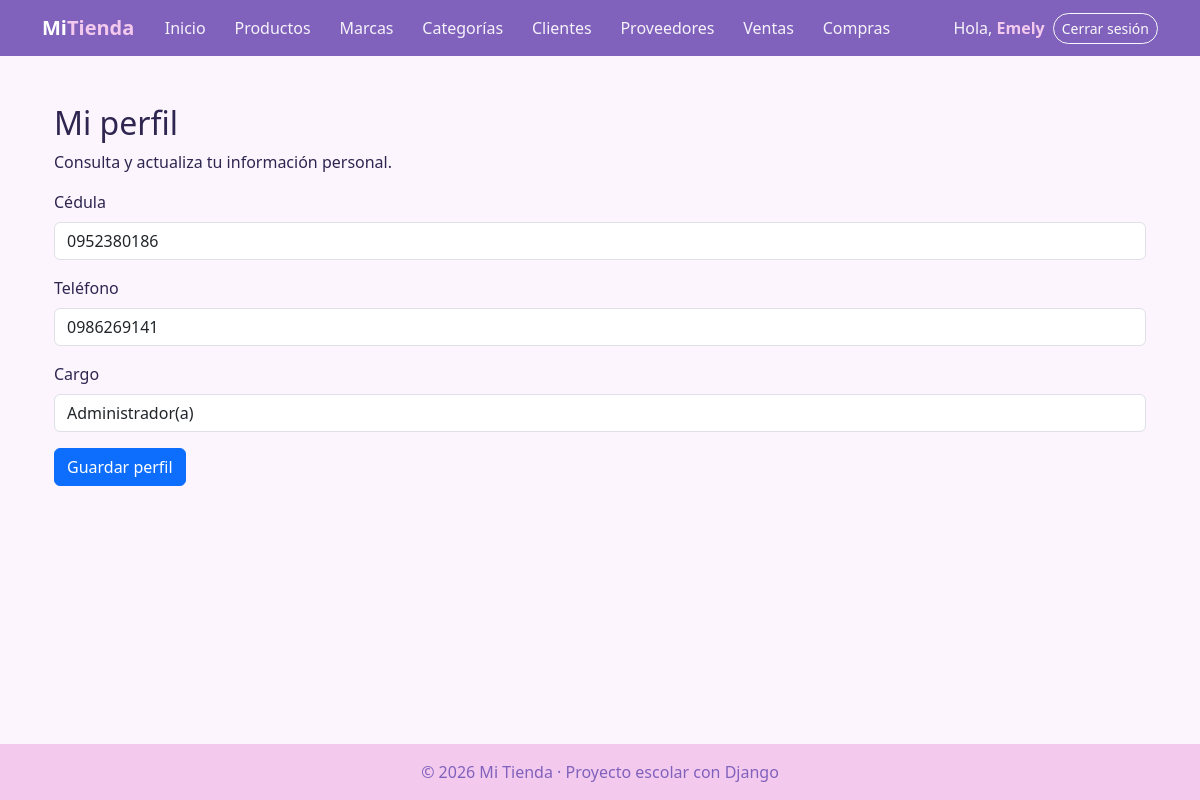
Page /facturacion/mi-perfil/ (signed in) on the committed database.
### facturacion/models.py (models this page shows, shortened)
class ModeloBase(models.Model):
    user = models.ForeignKey(                    # 1:N con User: un usuario registra muchos registros
        User,
        on_delete=models.SET_NULL,               # Si borran al usuario, el registro se queda con user vacío
        null=True,                               # SET_NULL necesita que la columna acepte NULL
        blank=True,
        editable=False,                          # No aparece en formularios: lo llena la VISTA, no la persona
        related_name="%(class)s_registrados",    # %(class)s = nombre del modelo → user.producto_registrados
        verbose_name="Registrado por",
    )
    fecha_creacion = models.DateTimeField("Fecha de creación", auto_now_add=True)   # Se llena sola al CREAR
    fecha_modificacion = models.DateTimeField("Última modificación", auto_now=True) # Se actualiza sola en CADA save()
    class Meta:
        abstract = True                          # ← LA CLAVE: modelo "molde", sin tabla propia

class Perfil(ModeloBase):
    usuario = models.OneToOneField(User, on_delete=models.CASCADE, related_name="perfil")
    cedula = models.CharField("Cédula", max_length=10, blank=True)
    telefono = models.CharField("Teléfono", max_length=15, blank=True)
    cargo = models.CharField(max_length=50, blank=True)
    class Meta:
        verbose_name = "Perfil"
        verbose_name_plural = "Perfiles"

### facturacion/views.py (the view, shortened to what this page needs)
# urls.py: path("mi-perfil/", views.MiPerfilView.as_view(), name="mi_perfil"),
class MiPerfilView(LoginRequiredMixin, UsuarioRegistroMixin, SuccessMessageMixin, UpdateView):
    model = Perfil
    form_class = PerfilForm
    template_name = "facturacion/perfil_form.html"
    success_url = reverse_lazy("facturacion:mi_perfil")    # vuelve a la misma página
    success_message = "Tu perfil se actualizó."
    extra_context = {"titulo": "Mi perfil", "boton": "Guardar perfil"}
    def get_object(self, queryset=None):                   # en vez de buscar por pk...
        perfil, creado = Perfil.objects.get_or_create(usuario=self.request.user)   # ...el del usuario conectado
        return perfil

### facturacion/forms.py (shortened to what this page needs)
class PerfilForm(forms.ModelForm):
    class Meta:
        model = Perfil
        fields = ["cedula", "telefono", "cargo"]            # "usuario" no se edita: es el usuario conectado
        widgets = {
            "cedula": forms.TextInput(attrs={"class": "form-control", "maxlength": "10"}),
            "telefono": forms.TextInput(attrs={"class": "form-control"}),
            "cargo": forms.TextInput(attrs={"class": "form-control"}),
        }

### facturacion/templates/facturacion/perfil_form.html (shortened to what this page needs)
{% extends "base.html" %}
{% block contenido %}
<div class="container mt-4">
    <h2>{{ titulo }}</h2>
    <p>Consulta y actualiza tu información personal.</p>
    <form method="POST">
        {% for campo in form %}
            <div class="mb-3">
                <label class="form-label">{{ campo.label }}</label>
                {{ campo }}
            </div>
        {% endfor %}
        <button type="submit" class="btn btn-primary">
            {{ boton }}
        </button>
    </form>
</div>
{% endblock %}

### templates/base.html (shortened to what this page needs)
{% load static %}
<!DOCTYPE html>
<html lang="es">
<head>
    <link href="https://cdn.jsdelivr.net/npm/bootstrap@5.3.3/dist/css/bootstrap.min.css" rel="stylesheet">
    <link rel="stylesheet" href="{% static 'css/estilos.css' %}?v=5">
</head>
<body>
    <nav class="navbar navbar-expand-lg navbar-dark barra">
        <div class="container">
            <a class="navbar-brand fw-bold" href="{% url 'home' %}">Mi<span class="text-warning">Tienda</span></a>
            <div class="collapse navbar-collapse" id="menu">
                <ul class="navbar-nav me-auto">
                    <li class="nav-item"><a class="nav-link" href="{% url 'home' %}">Inicio</a></li>
                    {% if user.is_authenticated %}
                        <li class="nav-item"><a class="nav-link" href="{% url 'facturacion:producto_lista' %}">Productos</a></li>
                        <li class="nav-item"><a class="nav-link" href="{% url 'facturacion:marca_lista' %}">Marcas</a></li>
                        <li class="nav-item"><a class="nav-link" href="{% url 'facturacion:categoria_lista' %}">Categorías</a></li>
                        <li class="nav-item"><a class="nav-link" href="{% url 'facturacion:cliente_lista' %}">Clientes</a></li>
                        <li class="nav-item"><a class="nav-link" href="{% url 'facturacion:proveedor_lista' %}">Proveedores</a></li>
                        <li class="nav-item"><a class="nav-link" href="{% url 'facturacion:venta_lista' %}">Ventas</a></li>
                        <li class="nav-item"><a class="nav-link" href="{% url 'facturacion:compra_lista' %}">Compras</a></li>
                    {% endif %}
                </ul>
                <ul class="navbar-nav align-items-lg-center gap-2">
                    {% if user.is_authenticated %}
                        <li class="nav-item navbar-text">Hola, <a href="{% url 'facturacion:mi_perfil' %}" class="text-warning fw-bold text-decoration-none">{{ user.username }}</a></li>
                        <li class="nav-item">
                            <form method="post" action="{% url 'logout' %}" class="m-0">
                                <button type="submit" class="btn btn-sm btn-outline-light">Cerrar sesión</button>
                            </form>
                        </li>
                    {% else %}
                        <li class="nav-item"><a class="nav-link" href="{% url 'login' %}">Ingresar</a></li>
                        <li class="nav-item"><a class="btn btn-sm btn-warning" href="{% url 'registro' %}">Crear cuenta</a></li>
                    {% endif %}
                </ul>
            </div>
        </div>
    </nav>
    <main class="container py-4">
        {% block contenido %}{% endblock %}
    </main>
    <footer class="pie text-center py-3">© 2026 Mi Tienda · Proyecto escolar con Django</footer>
</body>
</html>

### static/css/estilos.css (style rules this page uses)
:root { --acento: #8061bc; --acento-claro: #8566BE; --rosa: #F3CAEE; --azul: #8E9BD8; --morado: #B08AD0; --fondo: #FCF5FD; --texto: #2E2650; --borde: #EBDDF0; }
body { background-color: var(--fondo); color: var(--texto); min-height: 100vh; display: flex; flex-direction: column; }
main { flex: 1; }
.barra { background-color: var(--acento); }
.barra .text-warning { color: var(--rosa) !important; }
.pie { background-color: var(--rosa); color: var(--acento); }
.barra .navbar-nav .nav-link { color: rgba(255, 255, 255, .92); border-radius: 999px; padding: .4rem .9rem; transition: background .2s; }
.barra .navbar-text { color: rgba(255, 255, 255, .92); }
.barra .btn-outline-light { border-radius: 999px; }

### rows in the picture
Perfil: form "0952380186" "0986269141" "Administrador(a)"

### other values in the picture
{{ user.username }} "Emely"
{{ titulo }} "Mi perfil"
{{ campo.label }} "Cédula" "Teléfono" "Cargo"
{{ boton }} "Guardar perfil"
